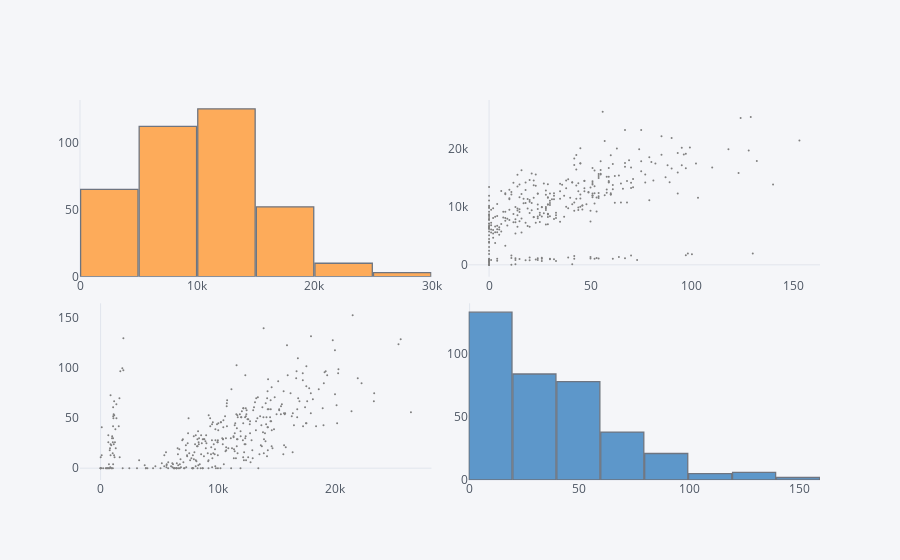

Notebook code cell kept with this figure:
### Code cell
activity_table.scatter_matrix(filename='cufflinks/scatter-matrix', world_readable=True)

### Figure 1 — Plotly figure (JSON) as saved in the notebook; plotly's stock layout.template omitted (floating-point values rounded to 4 significant figures; data arrays with more than 128 entries replaced by an {"elided": "..."} marker saying what was removed)
{"data": [{"histfunc": "count", "histnorm": "", "marker": {"color": "rgba(255, 153, 51, 1.0)", "line": {"color": "#4D5663", "width": 1.3}}, "name": "Steps", "nbinsx": 10, "opacity": 0.8, "orientation": "v", "type": "histogram", "uid": "8d4ea298-5d1d-440c-9a1f-4ffd1d292fff", "x": {"elided": "367 int values"}, "xaxis": "x", "yaxis": "y"}, {"line": {"color": "rgba(128, 128, 128, 1.0)", "dash": "solid", "shape": "linear", "width": 1.3}, "marker": {"size": 2, "symbol": "circle"}, "mode": "markers", "name": "Steps", "text": "", "type": "scatter", "uid": "96d61a15-7684-4da5-9713-d680607fb132", "x": {"elided": "367 int values"}, "xaxis": "x2", "y": {"elided": "367 int values"}, "yaxis": "y2"}, {"line": {"color": "rgba(128, 128, 128, 1.0)", "dash": "solid", "shape": "linear", "width": 1.3}, "marker": {"size": 2, "symbol": "circle"}, "mode": "markers", "name": "Minutes Very Active", "text": "", "type": "scatter", "uid": "5ede8347-f9c6-4796-a271-90e7070c4372", "x": {"elided": "367 int values"}, "xaxis": "x3", "y": {"elided": "367 int values"}, "yaxis": "y3"}, {"histfunc": "count", "histnorm": "", "marker": {"color": "rgba(55, 128, 191, 1.0)", "line": {"color": "#4D5663", "width": 1.3}}, "name": "Minutes Very Active", "nbinsx": 10, "opacity": 0.8, "orientation": "v", "type": "histogram", "uid": "b1ff5bb7-fadb-4d28-a495-51a7eef0b750", "x": {"elided": "367 int values"}, "xaxis": "x4", "yaxis": "y4"}], "layout": {"bargap": 0.02, "legend": {"bgcolor": "#F5F6F9", "font": {"color": "#4D5663"}}, "paper_bgcolor": "#F5F6F9", "plot_bgcolor": "#F5F6F9", "showlegend": false, "title": {"font": {"color": "#4D5663"}}, "xaxis": {"anchor": "y", "domain": [0, 0.475], "gridcolor": "#E1E5ED", "showgrid": false, "tickfont": {"color": "#4D5663"}, "title": {"font": {"color": "#4D5663"}, "text": ""}, "zerolinecolor": "#E1E5ED"}, "xaxis2": {"anchor": "y2", "domain": [0.525, 1], "gridcolor": "#E1E5ED", "showgrid": false, "tickfont": {"color": "#4D5663"}, "title": {"font": {"color": "#4D5663"}, "text": ""}, "zerolinecolor": "#E1E5ED"}, "xaxis3": {"anchor": "y3", "domain": [0, 0.475], "gridcolor": "#E1E5ED", "showgrid": false, "tickfont": {"color": "#4D5663"}, "title": {"font": {"color": "#4D5663"}, "text": ""}, "zerolinecolor": "#E1E5ED"}, "xaxis4": {"anchor": "y4", "domain": [0.525, 1], "gridcolor": "#E1E5ED", "showgrid": false, "tickfont": {"color": "#4D5663"}, "title": {"font": {"color": "#4D5663"}, "text": ""}, "zerolinecolor": "#E1E5ED"}, "yaxis": {"anchor": "x", "domain": [0.535, 1.0], "gridcolor": "#E1E5ED", "showgrid": false, "tickfont": {"color": "#4D5663"}, "title": {"font": {"color": "#4D5663"}, "text": ""}, "zerolinecolor": "#E1E5ED"}, "yaxis2": {"anchor": "x2", "domain": [0.535, 1.0], "gridcolor": "#E1E5ED", "showgrid": false, "tickfont": {"color": "#4D5663"}, "title": {"font": {"color": "#4D5663"}, "text": ""}, "zerolinecolor": "#E1E5ED"}, "yaxis3": {"anchor": "x3", "domain": [0, 0.465], "gridcolor": "#E1E5ED", "showgrid": false, "tickfont": {"color": "#4D5663"}, "title": {"font": {"color": "#4D5663"}, "text": ""}, "zerolinecolor": "#E1E5ED"}, "yaxis4": {"anchor": "x4", "domain": [0, 0.465], "gridcolor": "#E1E5ED", "showgrid": false, "tickfont": {"color": "#4D5663"}, "title": {"font": {"color": "#4D5663"}, "text": ""}, "zerolinecolor": "#E1E5ED"}}}
